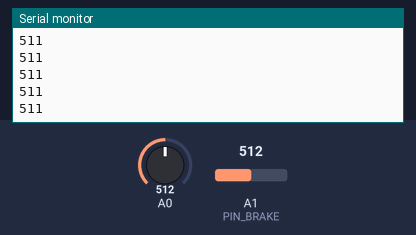
Recording of a sketch running on a simulated Arduino Uno, built with avr-gcc and run on an emulated ATmega328P. Parts: the last lines printed to the serial monitor. The test bench sets the inputs (shaded band); at power-on: A1 (PIN_BRAKE) = 512, A0 = 512.

Above: at 1.2 s.
1.3 s: A1 (PIN_BRAKE) set to 716
At 2.4 s:
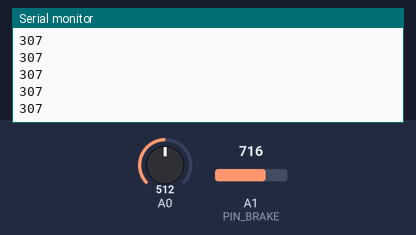
2.8 s: A1 (PIN_BRAKE) set to 900
At 3.7 s:
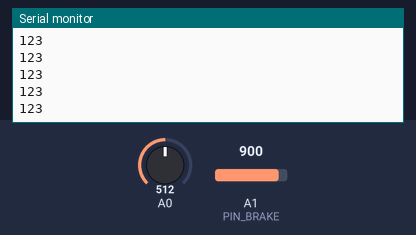
Timing chart, 0 to 5.8 s (numbered marks = the images above; inputs shaded):
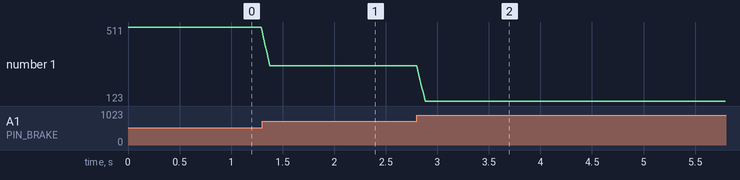

Measured:
- after the input at 1.3 s, the serial monitor: prints a new line at once (image 1)
- after the input at 2.8 s, the serial monitor: prints a new line at once (image 2)
- plotted number 1: 511 → 307 after the input at 1.3 s, 307 → 123 after the input at 2.8 s

The sketch:

joystick_ky023.ino
```cpp
// HandBrake DIY — KY-023
// Compatible HandBrakeConfig SimHub Plugin (eKLID)
// VRx → A1   VRy → A0  — changer PIN_BRAKE selon l'axe qui répond

#include <Arduino.h>

// --- CONFIG ---
// MODE_TEST true  : affiche A0 et A1 en parallèle pour identifier l'axe du frein
// MODE_TEST false : mode normal, seul PIN_BRAKE est envoyé au plugin
#define MODE_TEST  false

#define PIN_BRAKE  A1    // A1=VRx — axe confirmé pour le frein à main
#define INVERT     true  // true = inverse le sens si nécessaire
#define SAMPLES    8

static uint16_t bufA0[SAMPLES];
static uint16_t bufA1[SAMPLES];
static uint8_t  idx = 0;

static uint16_t average(uint16_t* buf) {
  uint32_t sum = 0;
  for (uint8_t i = 0; i < SAMPLES; i++) sum += buf[i];
  return sum / SAMPLES;
}

void setup() {
  Serial.begin(115200);
  for (uint8_t i = 0; i < SAMPLES; i++) {
    bufA0[i] = analogRead(A0);
    bufA1[i] = analogRead(A1);
  }
}

void loop() {
  bufA0[idx] = analogRead(A0);
  bufA1[idx] = analogRead(A1);
  idx = (idx + 1) % SAMPLES;

#if MODE_TEST
  // Tirer le frein et observer lequel des deux valeurs bouge
  Serial.print("A0(VRy)=");
  Serial.print(average(bufA0));
  Serial.print("  A1(VRx)=");
  Serial.println(average(bufA1));
#else
  uint16_t val = (PIN_BRAKE == A0) ? average(bufA0) : average(bufA1);
  Serial.println(INVERT ? 1023 - val : val);
#endif

  delay(10);
}
```
